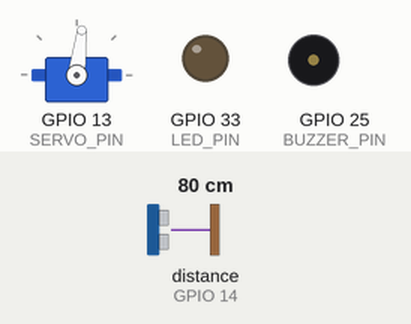
Simulated run of this sketch. Board: ESP32. On the bench: servo, output pins drawn as LEDs (lit = HIGH), buzzer (waves = sounding, pin HIGH). Wiring (inferred from the names in the program): ultrasonic range finder: trigger GPIO 12; echo GPIO 14. The inputs (shaded band) are chosen by the test bench; at power-on: distance to the obstacle (sensor on GPIO 14) 80 cm. The echo pulse lasts 58.3 µs per cm; WiFi joins after 1.5 s; servers stay silent unless stated; no MQTT or app messages arrive unless stated; pins used as bus, display or sensor lines are not drawn; what the sketch prints to the serial monitor is not drawn.

Above: at 2.7 s.
2.8 s: distance to the obstacle (sensor on GPIO 14) set to 2 cm
At 3.23 s:
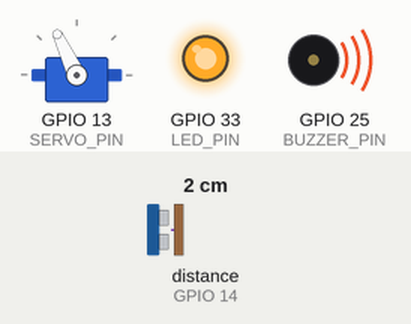
5.8 s: distance to the obstacle (sensor on GPIO 14) set to 250 cm
At 6.61 s:
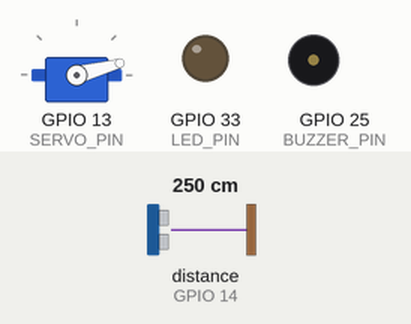
8.8 s: distance to the obstacle (sensor on GPIO 14) set to 4 cm
At 9.84 s:
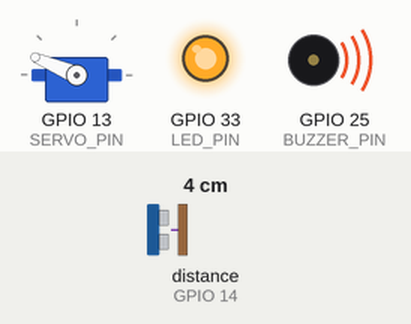
11.8 s: distance to the obstacle (sensor on GPIO 14) set to 120 cm
At 12.62 s:
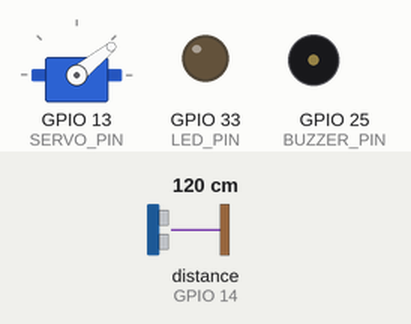
14.8 s: distance to the obstacle (sensor on GPIO 14) set to 35 cm
17.8 s: distance to the obstacle (sensor on GPIO 14) set to 30 cm
At 17.99 s:
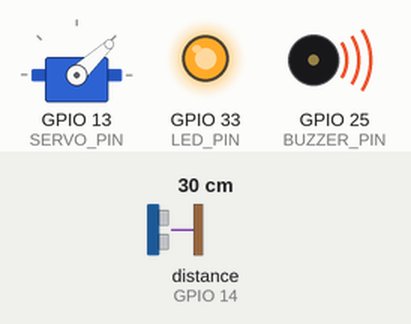
Timing chart, 0 to 28.9 s (numbered marks = the images above; inputs shaded):
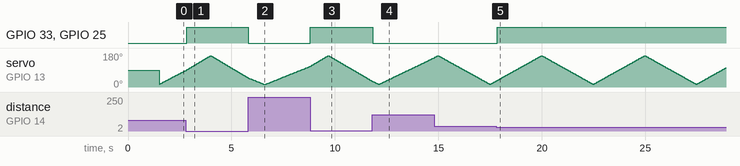

Measured:
- the behaviour switches between 32 and 31 cm on distance to the obstacle (sensor on GPIO 14) (found by bisection; images 4 and 5)
- after the input at 2.8 s, GPIO 33 (LED_PIN), GPIO 25 (BUZZER_PIN): LOW → HIGH at once
- after the input at 5.8 s, GPIO 33 (LED_PIN), GPIO 25 (BUZZER_PIN): HIGH → LOW at once
- after the input at 8.8 s, GPIO 33 (LED_PIN), GPIO 25 (BUZZER_PIN): LOW → HIGH at once
- after the input at 11.8 s, GPIO 33 (LED_PIN), GPIO 25 (BUZZER_PIN): HIGH → LOW at once
- after the input at 17.8 s, GPIO 33 (LED_PIN), GPIO 25 (BUZZER_PIN): LOW → HIGH at once

The sketch:

sketch_rader_system_adruinoide.ino
```cpp
#include <WiFi.h>
#include <PubSubClient.h>
#include <ESP32Servo.h>

// --- ตั้งค่า Wi-Fi & MQTT Server ---
const char* ssid = "tanapark_104";
const char* password = "00104even";
const char* mqtt_server = "192.168.1.9"; // IP เครื่อง Node-RED / MQTT Broker

// --- กำหนดพินอุปกรณ์ ---
#define SERVO_PIN 13
#define TRIG_PIN  12
#define ECHO_PIN  14
#define BUZZER_PIN 25
#define LED_PIN    33

#define DISTANCE_THRESHOLD 30 // ระยะเตือนภัย (เซนติเมตร)

Servo radarServo;
WiFiClient espClient;
PubSubClient client(espClient);

unsigned long lastReconnectAttempt = 0;

long getDistance() {
  digitalWrite(TRIG_PIN, LOW);
  delayMicroseconds(2);
  digitalWrite(TRIG_PIN, HIGH);
  delayMicroseconds(10);
  digitalWrite(TRIG_PIN, LOW);

  long duration = pulseIn(ECHO_PIN, HIGH, 25000); // Timeout 25ms
  if (duration == 0) return 400; // หากจับระยะไม่ได้ ให้คืนค่าไกลสุด
  return duration * 0.034 / 2;
}

void setup() {
  Serial.begin(115200);
  pinMode(TRIG_PIN, OUTPUT);
  pinMode(ECHO_PIN, INPUT);
  pinMode(BUZZER_PIN, OUTPUT);
  pinMode(LED_PIN, OUTPUT);

  radarServo.attach(SERVO_PIN);

  // เชื่อมต่อ Wi-Fi
  WiFi.begin(ssid, password);
  while (WiFi.status() != WL_CONNECTED) {
    delay(500);
  }

  client.setServer(mqtt_server, 1883);
}

// ระบบเชื่อมต่อ MQTT แบบไม่ทำให้การหมุนเรดาร์ค้างเมื่อเน็ตหลุด
boolean reconnect() {
  if (client.connect("ESP32_Radar_Client")) {
    return true;
  }
  return false;
}

void processRadarScan(int angle) {
  radarServo.write(angle);
  delay(30); // รอให้มอเตอร์เข้าตำแหน่ง

  long distance = getDistance();
  bool alert = (distance <= DISTANCE_THRESHOLD && distance > 0);

  // ควบคุมการแจ้งเตือน Local (Buzzer + LED)
  if (alert) {
    digitalWrite(BUZZER_PIN, HIGH);
    digitalWrite(LED_PIN, HIGH);
  } else {
    digitalWrite(BUZZER_PIN, LOW);
    digitalWrite(LED_PIN, LOW);
  }

  // ส่งข้อมูลออก Serial สำหรับโปรแกรม Processing
  Serial.print(angle);
  Serial.print(",");
  Serial.print(distance);
  Serial.print(".");

  // ส่งข้อมูลรูปแบบ JSON ไปยัง Node-RED ผ่าน MQTT Topic: fortress/radar
  if (client.connected()) {
    String payload = "{\"angle\":" + String(angle) +
                     ",\"distance\":" + String(distance) +
                     ",\"alert\":" + String(alert ? "true" : "false") + "}";
    client.publish("fortress/radar", payload.c_str());
  }
}

void loop() {
  // ตรวจสอบการเชื่อมต่อ MQTT โดยไม่บล็อกการทำงานหลัก
  if (!client.connected()) {
    unsigned long now = millis();
    if (now - lastReconnectAttempt > 5000) { // ลองต่อใหม่ทุกๆ 5 วินาที
      lastReconnectAttempt = now;
      if (reconnect()) {
        lastReconnectAttempt = 0;
      }
    }
  } else {
    client.loop();
  }

  // กวาดจาก 15 ไป 165 องศา
  for (int i = 15; i <= 165; i += 2) {
    processRadarScan(i);
  }
  // กวาดกลับจาก 165 มา 15 องศา
  for (int i = 165; i >= 15; i -= 2) {
    processRadarScan(i);
  }
}
```
